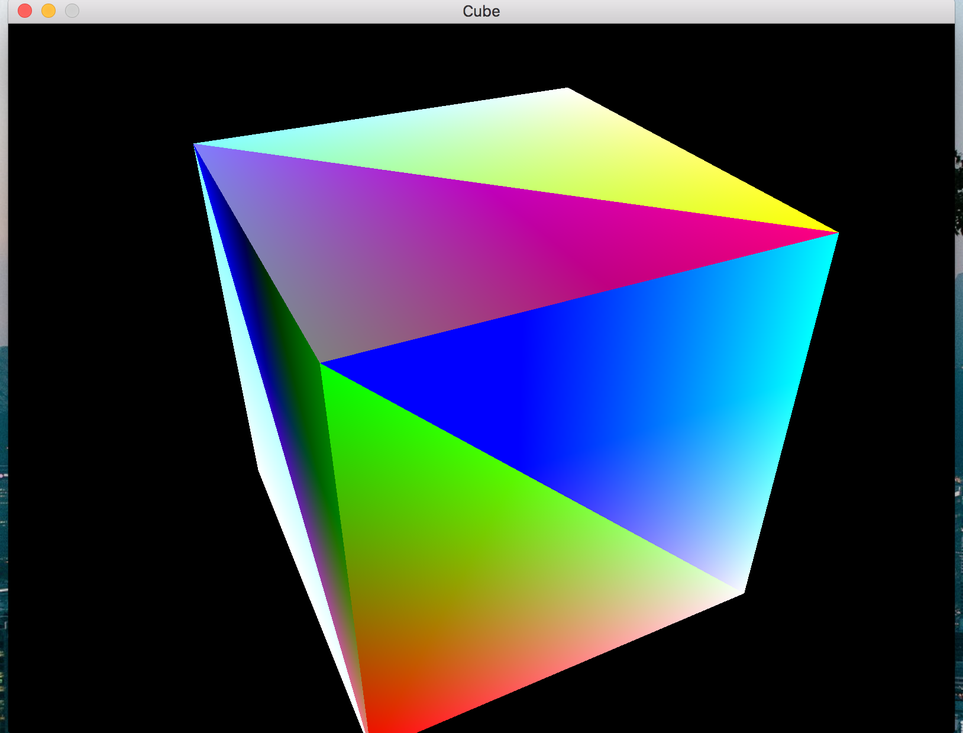
#> input picture src/rotatingCube.png, 963 x 733 px, shrunk from 1628 x 1238 before the run
$ python ascii2img.py --file rotatingCube.png
#> lines starting #> are read from the running program, lines starting #| are printed output that depends on the picture
from PIL import Image
import numpy as np
import math
import sys, random, argparse

# 70 levels of gray
gscale1 = "$@B%8&WM#*oahkbdpqwmZO0QLCJUYXzcvunxrjft/\|()1{}[]?-_+~<>i!lI;:,\"^`'. "
gscale2 = '@%#*+=-:. '

def getAverageGreysacleVal(img):
    im = np.array(img)
    width, height = im.shape

    return np.average(im.reshape(width * height))

def convertImg2Ascii(fname, moreLvls):
#> called with fname = 'rotatingCube.png', moreLvls = False
    global gscale1, gscale2

    img = Image.open(fname).convert('L')
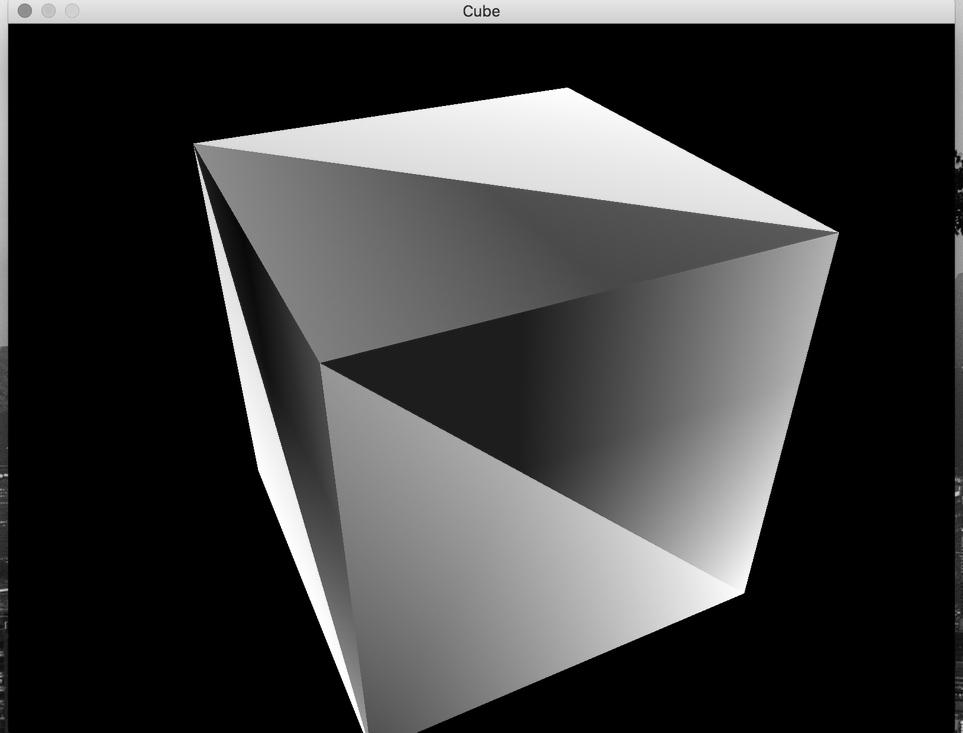
#> img: PIL image 963x733 L; min 0, max 255, mean 62.8
    imgWidth, imgHeight = img.size[0], img.size[1]
#> imgWidth = 963; imgHeight = 733

    cols = 80
    scale = 0.43
    width = imgWidth/cols
#> width = 12.04
    height = width/scale
#> height = 27.99

    rows = int(imgHeight/height)
#> rows = 26

    if cols > imgWidth or rows > imgHeight:
        print("Image to small for specified rows or columns")
        exit(0)

    aimg = []

    # for every row
    for r in range(rows):
        y1 = (int)(r*height)
        y2 = (int)((r+1)*height)

        if r == rows-1:
            y2 = imgHeight

        aimg.append("")

        for i in range(cols):
            x1 = int(i * width)
            x2 = int((i+1) * width)

            if i == cols-1:
                x2 = imgWidth

            finalImg = img.crop((x1, y1, x2, y2))

            avg = int(getAverageGreysacleVal(finalImg))

            if moreLvls:
                gval = gscale1[int((avg*69)/255)]
            else:
                gval = gscale1[int((avg*69)/255)]

            aimg[r] += gval

    return aimg


def main():
    # get width and height of image
    desc = "Convert image ti ASCII art"
    parser = argparse.ArgumentParser(description=desc)
    parser.add_argument('--file', dest='imgFile', required=True)
    parser.add_argument('--out', dest='outFile', required=False)
    parser.add_argument('--moreLevels', dest='moreLevels', required=False)

    args = parser.parse_args()

    imgFile = args.imgFile

    outFile = 'out.txt'
    if args.outFile:
        outFile = args.outFile

    moreLevels = False

    if args.moreLevels:
        moreLevels = args.moreLevels

    aimg = convertImg2Ascii(imgFile, moreLevels)

    f = open(outFile, "w")

    for row in aimg:
        f.write(row + '\n')
#> this loop made 26 passes

    f.close()
    print("Success!")


if __name__ == '__main__':
    main()
